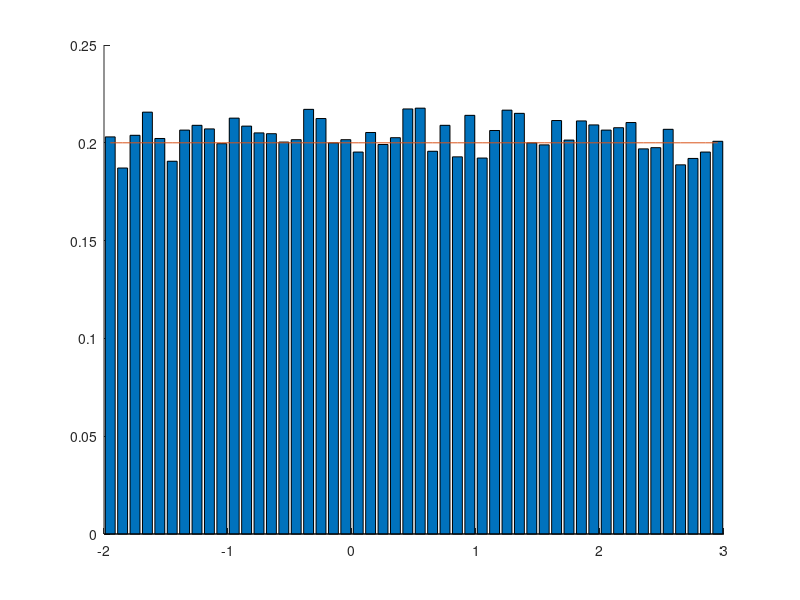

Here is the MATLAB script that generated this plot:
clear variables;
close all;

N = 50000;
a = -2;
b = 3;
X = a + (b-a)*rand(1,N);
n = 50;
figure(1);hold on;
[h_emp,xout] = hist(X,n);
S_h_emp = trapz(xout,h_emp);
h_emp = h_emp./S_h_emp;
bar(xout,h_emp)
E_emp = mean(X);
sigma_emp = std(X);

f = 1/(b-a)*ones(size(xout));
plot(xout,f)
E_th = (a+b)/2;
sigma_th = sqrt((b-a)*(b-a)/12);